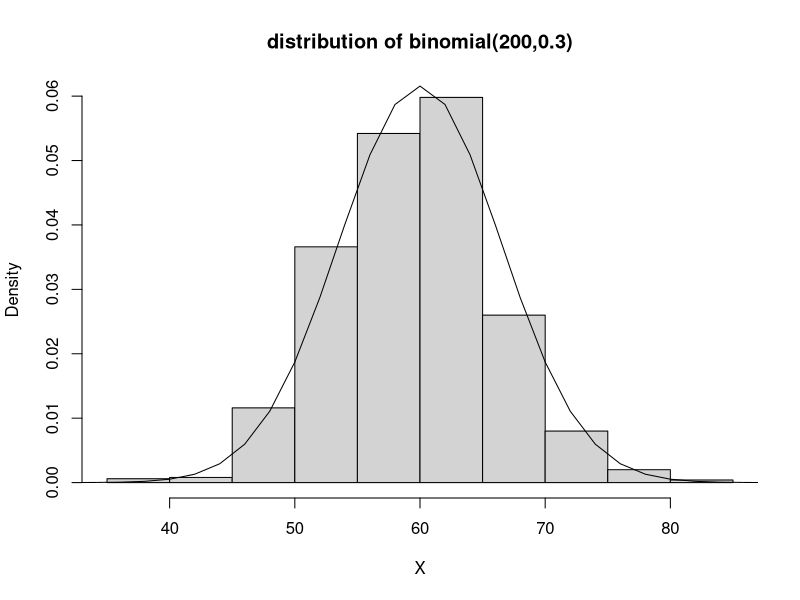
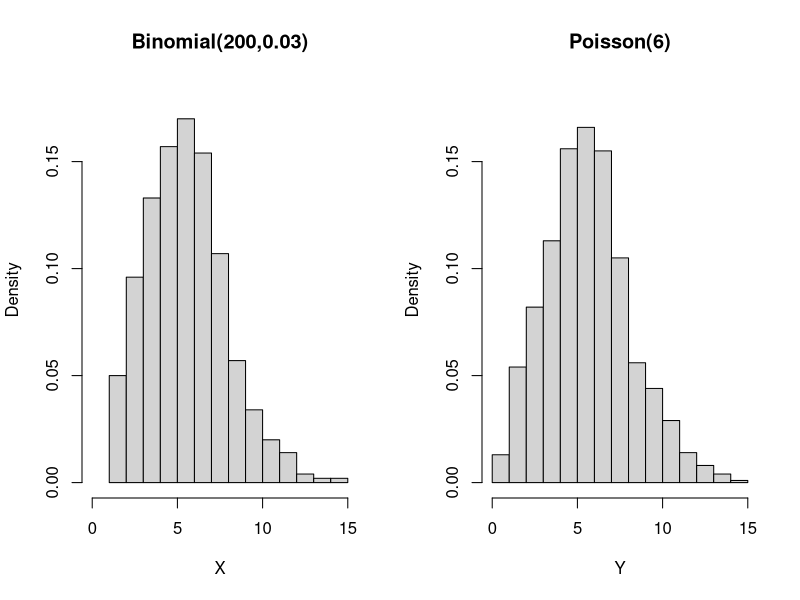
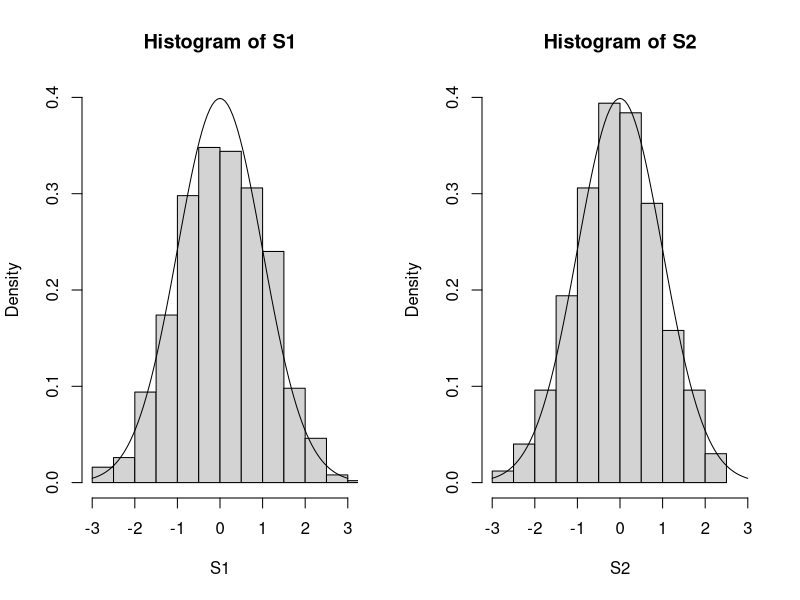
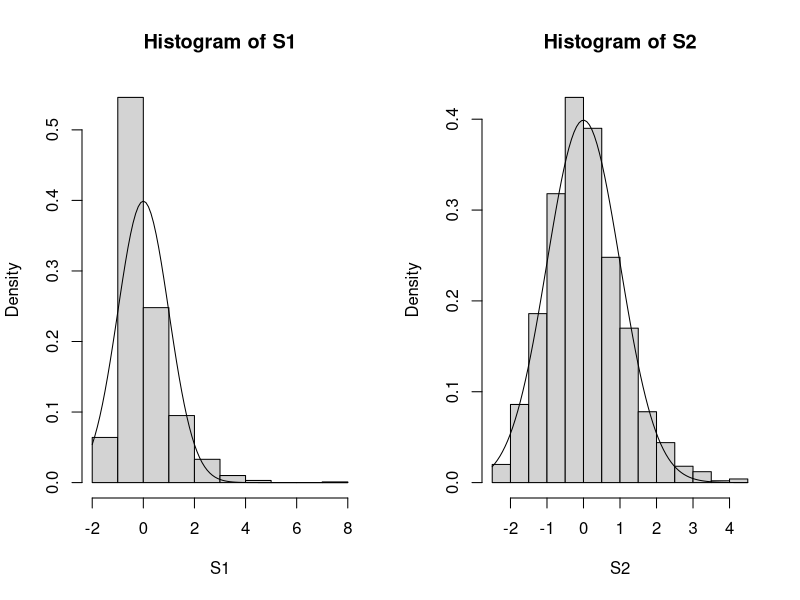
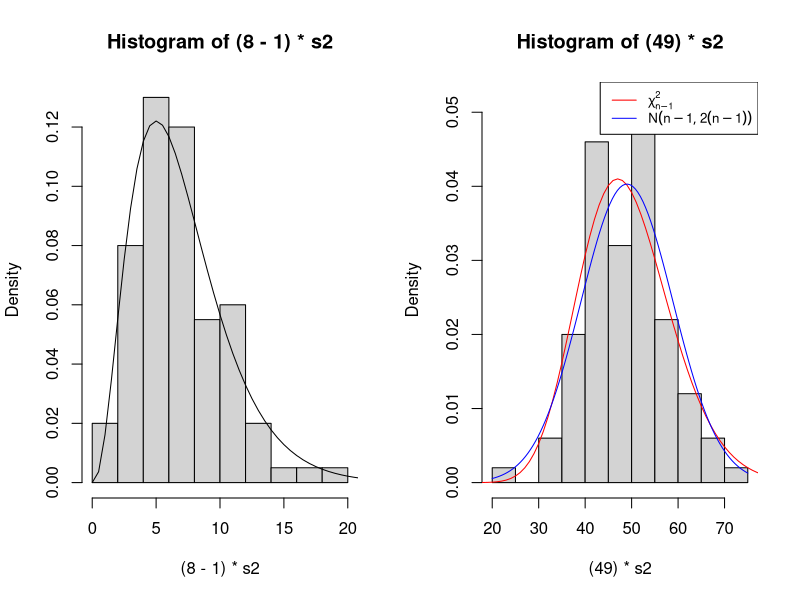
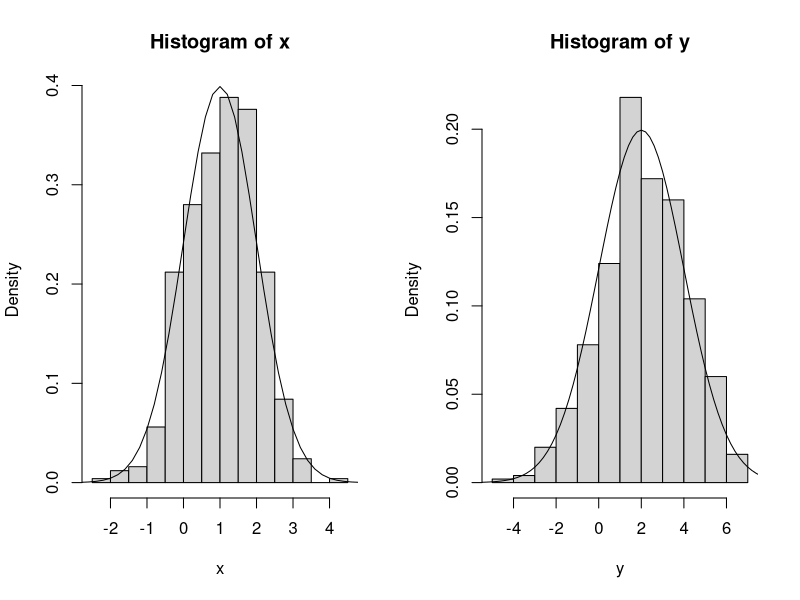
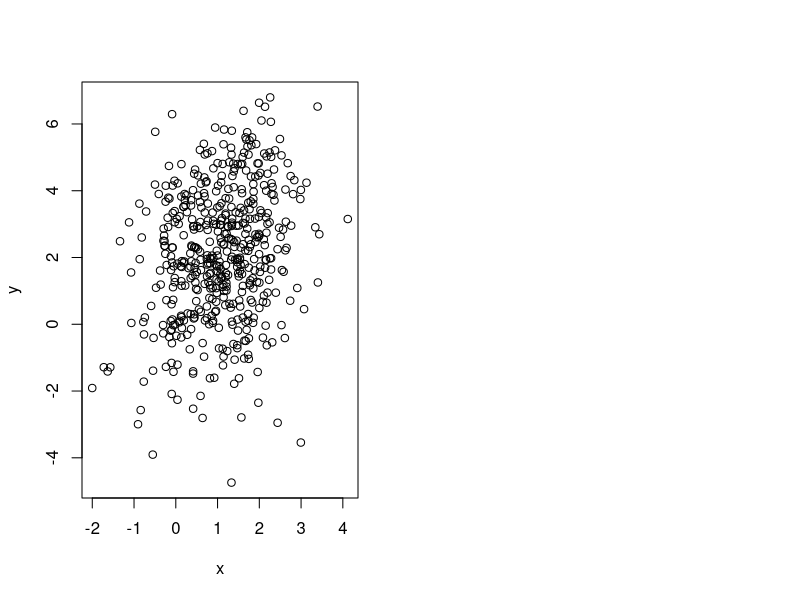

Generate these figures, in order, with R:
## ---- chunk 1
knitr::opts_chunk$set(echo = TRUE)
## ---- chunk 2
set.seed(4023)

X<-rbinom(1000,200,0.3)
hist(X, prob=TRUE, main="distribution of binomial(200,0.3)")
x_mean<-200*0.3
x_sd<-sqrt(200*0.3*0.7)
curve(dnorm(x,mean=x_mean, sd=x_sd), xlim=c(0,200), add=T)
## ---- chunk 3
pbinom(55,200,0.3)-pbinom(44,200,0.3)
## ---- chunk 4
dbinom(45:55,200,0.3)
sum(dbinom(45:55,200,0.3))
## ---- chunk 5
pnorm(55, mean=x_mean, sd=x_sd) - pnorm(45,mean=x_mean, sd=x_sd) 
## ---- chunk 6
pnorm(55.5, mean=x_mean, sd=x_sd) - pnorm(44.5, mean=x_mean, sd=x_sd)
## ---- chunk 7
set.seed(3023)
par(mfrow=c(1,2))
X<-rbinom(1000,200,0.03)
hist(X, breaks=15, prob=TRUE, xlim=c(0,15), ylim=c(0,0.18), main="Binomial(200,0.03)")
Y<-rpois(1000,6)
hist(Y, breaks=15, prob=TRUE, xlim=c(0,15), ylim=c(0,0.18), main="Poisson(6)")
## ---- chunk 8
pbinom(5,200,0.03)
ppois(5,6)
## ---- chunk 9
pnorm(5,mean=200*0.03,sd=sqrt(200*0.03*0.97))
## ---- chunk 10
set.seed(3023)

n <- 5
k <- 1000

result1 <- rep(0,k)

for (i in 1:k) {
  result1[i] <- sum(runif(n))
}

S1 <- (result1 - 0.5 * n) / sqrt(n * 1 / 12)



# repeating for n=100
n <- 100

result2 <- rep(0, k)
for (i in 1:k) {
  result2[i] <- sum(runif(n))
}

S2 <- (result2 - 0.5 * n) / sqrt(n * 1 / 12
)
## ---- chunk 11
par(mfrow=c(1,2))
hist(S1, prob=TRUE, ylim=c(0,0.4), xlim=c(-3,3))
curve(dnorm(x,mean=0, sd=1),add=T)
hist(S2, prob=TRUE, ylim=c(0,0.4), xlim=c(-3,3))
curve(dnorm(x,mean=0, sd=1),add=T)
## ---- chunk 12
set.seed(3023)


n <- 5
k <- 1000
result1 <- rep(0, k)

for (i in 1:k) {
  result1[i] <- sum(rlnorm(n, meanlog = 0, sdlog = 1))
}

S1 = (result1 - exp(1 / 2) * n) / sqrt(n * (exp(1) - 1) * exp(1))


n <- 100
k <- 1000
result2 <- rep(0, k)

for (i in 1:k) {
  result2[i] <- sum(rlnorm(n, meanlog = 0, sdlog = 1))
}

S2 <- (result2 - exp(1 / 2) * n) / sqrt(n * (exp(1) - 1) * exp(1))


par(mfrow = c(1, 2))
hist(S1, prob = TRUE)
curve(dnorm(x, mean = 0, sd = 1), add = T)
hist(S2, prob = TRUE)
curve(dnorm(x, mean = 0, sd = 1), add = T)
## ---- chunk 13
set.seed(4023)

s2 <- vector()

for (i in 1:100) {
  s2[i] <- # storing the result as the ith element of s2
    var(rnorm(8, mean = 0, sd = 1)) # generating 8 iid N(0,1) RVs and calculating their variance
}
## ---- chunk 14
hist((8-1)*s2, prob=TRUE)
curve(dchisq(x, df = 7), xlim=c(0,50), add=T)
## ---- chunk 15
set.seed(4023)

s2 <- vector() # initialising vector 

for (i in 1:100) {
  s2[i] <- # storing the result as the ith element of s2
    var(rnorm(50, mean = 0, sd = 1)) # generating 50 iid N(0,1) RVs and calculating their variance
}

hist((49)*s2, prob=TRUE)
curve(dchisq(x, df = 49), xlim=c(0,100), add=T, col = "red", lty=1)
curve(dnorm(x, mean = 49, sd = (2*49)**0.5), add = T, col = "blue", lty=1)
legend("topright", legend = c(expression(chi[n-1]^2), expression(N(n-1,2(n-1)))),
       col = c("red", "blue"), lty=1:1, cex=0.8)
## ---- chunk 16
n = 50

# using exact distribution:
1 - pchisq(54, df = n-1) 

# using normal approximation:
1 - pnorm(54, mean = n-1, 
          sd = (2*(n-1))**0.5) # sqrt
## ---- chunk 17
set.seed(4023)
library(MASS)

sigma <- matrix(c(1,0.5,0.5,4),2,2) # specifying the covariance matrix

q2a <- mvrnorm(n = 500, mu = c(1,2), Sigma = sigma)
x <- q2a[,1]
y <- q2a[,2]
## ---- chunk 18
hist(x, prob=TRUE)
curve(dnorm(x, mean = 1, sd = 1), xlim=c(-10,10), add=T)
## ---- chunk 19
hist(y, prob=TRUE)
curve(dnorm(x, mean = 2, sd = 2), xlim=c(-10,10), add=T)
## ---- chunk 20
plot(x,y,
     xlab = "x", ylab = "y")

cor(x,y)
